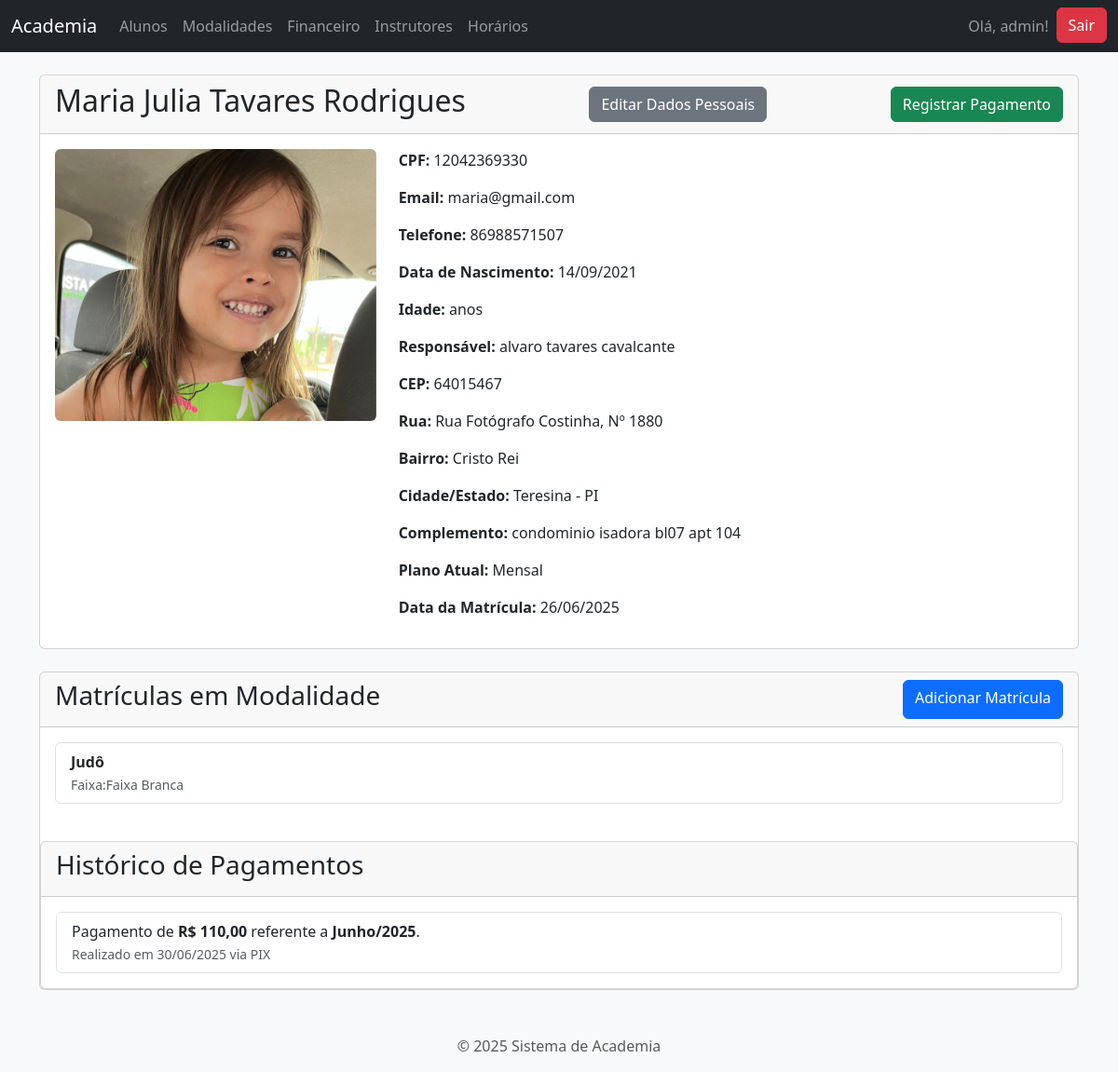
/gestao/alunos/3/ (signed in), run on the app's committed database.
### gestao_academia/models.py (models this page shows, shortened)
class Aluno(models.Model):
    nome_completo = models.CharField(max_length=255, verbose_name="Nome Completo")
    cpf = models.CharField(max_length=14, unique=True, verbose_name="CPF", help_text="Formato: 000.000.000-00", null=True)
    data_nascimento = models.DateField(verbose_name="Data de Nascimento")
    telefone = models.CharField(max_length=20, blank=True, null=True, verbose_name="Telefone")
    email = models.EmailField(max_length=255, unique=True, verbose_name="E-mail")
    responsavel = models.CharField(max_length=255, blank=True, null=True, verbose_name="Nome do Responsável (se menor de 18 anos)")
    cep = models.CharField(max_length=9, blank=True, null=True, verbose_name="CEP")
    rua = models.CharField(max_length=255, blank=True, null=True, verbose_name="Rua")
    numero = models.CharField(max_length=10, blank=True, null=True, verbose_name="Número")
    complemento = models.CharField(max_length=100, blank=True, null=True, verbose_name="Complemento")
    bairro = models.CharField(max_length=100,blank=True, null=True, verbose_name="Bairro")
    cidade = models.CharField(max_length=100, blank=True, null=True, verbose_name="Cidade")
    estado = models.CharField(max_length=2, blank=True, null=True, verbose_name="Estado (UF)")
    data_matricula = models.DateField(default=timezone.now, verbose_name="Data da Matrícula")
    plano = models.ForeignKey(Plano, on_delete=models.SET_NULL, null=True, blank=True, related_name="alunos", verbose_name="Plano Atual")
    foto = models.ImageField(upload_to='fotos_alunos/', blank=True, null=True, verbose_name="Foto")
    modalidades = models.ManyToManyField(Modalidade, through='MatriculaModalidade', related_name="alunos")

class Plano(models.Model):
   nome = models.CharField(max_length=100, unique=True, verbose_name="Nome do Plano")
   valor = models.DecimalField(max_digits=8, decimal_places=2, verbose_name="Valor Mensal")
   duracao_meses = models.IntegerField(default=1, verbose_name="Duração (meses)")

class MatriculaModalidade(models.Model):
   aluno = models.ForeignKey(Aluno, on_delete=models.CASCADE)
   modalidade = models.ForeignKey(Modalidade, on_delete=models.CASCADE)
   faixa = models.ForeignKey(Faixa, on_delete=models.SET_NULL, null=True, blank=True)
   data_inicio = models.DateField(default=timezone.now)
   class Meta:
      unique_together = ('aluno', 'modalidade')

class Modalidade(models.Model):
   nome  = models.CharField(max_length=100,unique=True, help_text="Nome da modalidade (Ex: Judô, Jiu Jitsu.)")
   descricao = models.TextField(blank=True,null=True, help_text="Uma breve descrição da modalidade.")
   utiliza_faixas = models.BooleanField(default=False, verbose_name="Utiliza Faixas?")

class Faixa(models.Model):
   modalidade = models.ForeignKey(Modalidade, on_delete=models.CASCADE, related_name="faixas")
   nome = models.CharField(max_length=50, verbose_name="Nome da Faixa")
   ordem = models.PositiveIntegerField(help_text="Usado para ordenação (ex: Branca=1, Azul=2, etc.)")
   class Meta:
       unique_together = ('modalidade', 'nome')
       ordering = ['ordem']

class Pagamento(models.Model):
    FORMAS_PAGAMENTO = [
        ('PIX', 'PIX'),
        ('DIN', 'Dinheiro'),
        ('CC', 'Cartão de Crédito'),
        ('CD', 'Cartão de Débito'),
        ('TRA', 'Transferência Bancária'),
    ]
    aluno = models.ForeignKey(Aluno, on_delete=models.CASCADE, related_name="pagamentos")
    valor = models.DecimalField(max_digits=8, decimal_places=2, verbose_name="Valor Pago")
    data_pagamento = models.DateField(default=timezone.now, verbose_name="Data do Pagamento")
    mes_referencia = models.DateField(verbose_name="Mês de Referêrencia")
    forma_pagamento = models.CharField(max_length=3, choices=FORMAS_PAGAMENTO, verbose_name="Forma de Pagamento")
    class Meta:
        ordering = ['-data_pagamento', '-mes_referencia']

### gestao_academia/views.py (the view)
# urls.py: path('alunos/<int:pk>/', views.aluno_detalhe, name='aluno_detalhe'),
@login_required
def aluno_detalhe(request, pk):
    aluno = get_object_or_404(Aluno, pk=pk)
    return render(request, 'gestao_academia/aluno_detalhe.html', {'aluno': aluno})

### gestao_academia/templates/gestao_academia/aluno_detalhe.html (shortened to what this page needs)
{% extends 'base.html' %}
{% block content %}
<div class="card mb-4">
    <div class="card-header d-flex justify-content-between align-items-center">
        <h2>{{ aluno.nome_completo }}</h2>
        <a href="{% url 'aluno_editar' pk=aluno.pk %}" class="btn btn-secondary">Editar Dados Pessoais</a>
        <a href="{% url 'registar_pagamento' aluno_pk=aluno.pk %}" class="btn btn-success">Registrar Pagamento</a>
    </div>
    <div class="card-body">
        <div class="row">
            <div class="col-md-4">
                {% if aluno.foto %}
                    <img src="{{ aluno.foto.url }}" alt="Foto de {{ aluno.nome_completo }}" class="img-fluid rounded">
                {% else %}
                    <div class="bg-secondary text-white text-center p-5 rounded d-flex align-items-center justify-content-center">Sem Foto</div>
                {% endif %}
            </div>
            <div class="col-md-8">
                <p><strong>CPF:</strong> {{ aluno.cpf|default:"Não informado" }}</p>
                <p><strong>Email:</strong> {{ aluno.email }}</p>
                <p><strong>Telefone:</strong> {{ aluno.telefone|default:"Não informado" }}</p>
                <p><strong>Data de Nascimento:</strong> {{ aluno.data_nascimento|date:"d/m/Y" }}</p>
               <p><strong>Idade:</strong> {{ aluno.get_idade }} anos</p>
                {% if aluno.responsavel %}
                    <p><strong>Responsável:</strong> {{ aluno.responsavel }}</p>
                {% endif %}
                <p><strong>CEP:</strong> {{ aluno.cep|default:"Não informado" }}</p>
                <p><strong>Rua:</strong> {{ aluno.rua|default:"Não informada" }}, Nº {{ aluno.numero|default:"S/N" }}</p>
                <p><strong>Bairro:</strong> {{ aluno.bairro|default:"Não informado" }}</p>
                <p><strong>Cidade/Estado:</strong> {{ aluno.cidade|default:"Não informada" }} - {{ aluno.estado|default:"--" }}</p>
                {% if aluno.complemento %}
                    <p><strong>Complemento:</strong> {{ aluno.complemento }}</p>
                {% endif %}
                <p><strong>Plano Atual:</strong> {{ aluno.plano.nome|default:"Nenhum" }}</p>
                <p><strong>Data da Matrícula:</strong> {{ aluno.data_matricula|date:"d/m/Y" }}</p>
            </div>
        </div>
    </div>
</div>
<div class="card">
    <div class="card-header d-flex justify-content-between aling-item-center">
        <h3>Matrículas em Modalidade</h3>
         <a href="{% url 'matricula_criar' aluno_pk=aluno.pk %}" class="btn btn-primary">Adicionar Matrícula </a>
    </div>
    <div class="card-body">
        {% if aluno.matriculamodalidade_set.all %}
            <ul class="list-group">
                {% for matricula in aluno.matriculamodalidade_set.all %}
                    <li class='list-group-item d-flex justify-content-between align-items-center'>
                        <div >
                            <strong>{{ matricula.modalidade.nome}}</strong><br>
                            <small class="text-muted">Faixa:{{ matricula.faixa.nome|default:"Nenhuma faixa atribuída"}}</small>
                        </div>
                    </li>
                {% endfor %}
            </ul>
        {% else %}
            <p>Este aluno não está matriculado em nenhuma modalidade.</p>
        {% endif %}
    </div>
    <div class="card mt-4">
    <div class="card-header">
        <h3>Histórico de Pagamentos</h3>
    </div>
    <div class="card-body">
        {% if aluno.pagamentos.all %}
            <ul class="list-group">
                {% for pgto in aluno.pagamentos.all %}
                    <li class="list-group-item">
                        Pagamento de <strong>R$ {{ pgto.valor }}</strong> referente a <strong>{{ pgto.mes_referencia|date:"F/Y" }}</strong>.
                        <br>
                        <small class="text-muted">Realizado em {{ pgto.data_pagamento|date:"d/m/Y" }} via {{ pgto.get_forma_pagamento_display }}</small>
                    </li>
                {% endfor %}
            </ul>
        {% else %}
            <p>Nenhum pagamento registado para este aluno.</p>
        {% endif %}
    </div>
</div>
</div>
{% endblock %}

### templates/base.html (shortened to what this page needs)
<!DOCTYPE html>
<html lang="pt-br">
<head>
    <link href="https://cdn.jsdelivr.net/npm/bootstrap@5.3.3/dist/css/bootstrap.min.css" rel="stylesheet">
</head>
<body class="bg-light">
 <nav class="navbar navbar-expand-lg navbar-dark bg-dark mb-4">
    <div class="container-fluid">
        <a class="navbar-brand" href="{% url 'dashboard' %}">Academia</a>
        <div class="collapse navbar-collapse" id="navbarNav">
            <ul class="navbar-nav me-auto mb-2 mb-lg-0">
                {% if user.is_authenticated %}
                    <li class="nav-item">
                        <a class="nav-link" href="{% url 'lista_alunos' %}">Alunos</a>
                    </li>
                    <li class="nav-item">
                        <a class="nav-link" href="{% url 'lista_modalidades' %}">Modalidades</a>
                    </li>
                    <li class="nav-item">
                        <a class="nav-link" href="{% url 'lista_pagamentos' %}">Financeiro</a>
                    </li>
                    <li class="nav-item">
                        <a class="nav-link" href="{% url 'lista_instrutores' %}">Instrutores</a>
                    </li>
                    <li class="nav-item">
                        <a class="nav-link" href="{% url 'grade_horarios' %}">Horários</a>
                    </li>
                {% endif %}
            </ul>
            <ul class="navbar-nav ms-auto">
                {% if user.is_authenticated %}
                    <li class="nav-item">
                        <span class="nav-link">Olá, {{ user.username }}!</span>
                    </li>
                    <li class="nav-item">
                        <form action="{% url 'logout' %}" method="post">
                            <button type="submit" class="btn btn-danger">Sair</button>
                        </form>
                    </li>
                {% endif %}
            </ul>
        </div>
    </div>
</nav>
    <main class="container">
        {% block content %}{% endblock %}
    </main>
    <footer class="text-center text-muted mt-5">
        <p>&copy; {% now "Y" %} Sistema de Academia</p>
    </footer>
</body>
</html>

### data on the page
Aluno: nome_completo "Maria Julia Tavares Rodrigues", foto (picture), cpf "12042369330", email "maria@gmail.com", telefone "86988571507", data_nascimento "14/09/2021", responsavel "alvaro tavares cavalcante", cep "64015467", rua "Rua Fotógrafo Costinha", numero "1880", bairro "Cristo Rei", cidade "Teresina", estado "PI", complemento "condominio isadora bl07 apt 104", plano.nome "Mensal", data_matricula "26/06/2025"
MatriculaModalidade: modalidade.nome "Judô", faixa.nome "Faixa Branca"
Pagamento: valor "110,00", mes_referencia "Junho/2025", data_pagamento "30/06/2025", forma_pagamento "PIX"

### other printed values
{{ user.username }} "admin"
